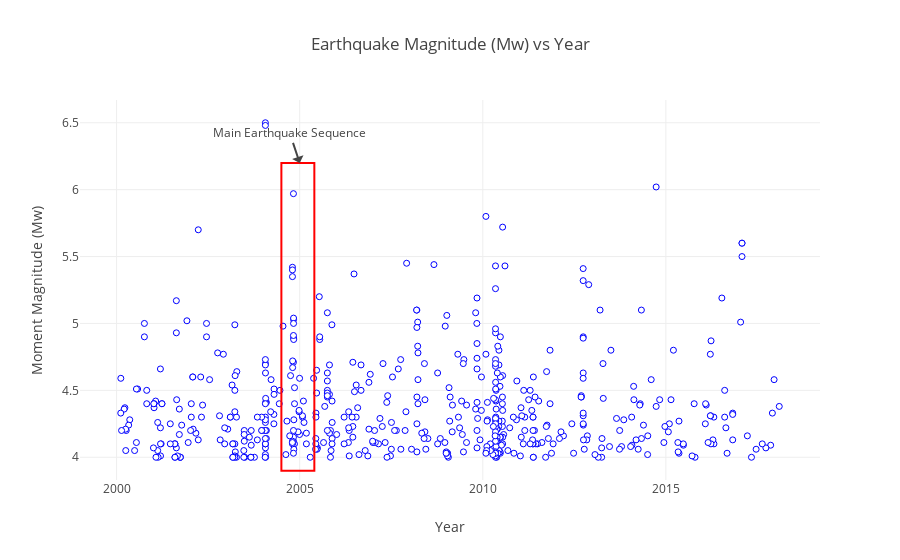

Here is the notebook cell this chart was saved with:
### Markdown cell above
<h3>1. Temporal variation of earthquakes</h3>

### Code cell
trace = go.Scatter(x = time, y = Mw, mode='markers+text',
                   marker = dict(color = 'white', 
                                 line = dict(width=1, color = 'blue'))
                  )

data1 = [trace]
layout = go.Layout(title='Earthquake Magnitude (Mw) vs Year',
                   xaxis= dict(title='Year'),
                   yaxis =dict(title='Moment Magnitude (Mw)'),
                   showlegend = False)

layout.update(dict(shapes = [
                    {
                        'type': 'rect',
                        'x0': '2004.5',
                        'x1': '2005.4',
                        'y0': '3.9',
                        'y1': '6.2',
                        'line': {'color': 'red'},
                    }]
                  )
             )
layout.update(dict(annotations = [go.Annotation(
                    text = "Main Earthquake Sequence",
                   x=2005, y=6.2)
                                 ]))

fig = go.Figure(data=data1, layout=layout)
iplot(fig)

### Figure 1 — Plotly figure (JSON) as saved in the notebook; plotly's stock layout.template omitted (floating-point values rounded to 4 significant figures; data arrays with more than 128 entries replaced by an {"elided": "..."} marker saying what was removed)
{"data": [{"marker": {"color": "white", "line": {"color": "blue", "width": 1}}, "mode": "markers+text", "type": "scatter", "x": {"elided": "550 float values"}, "y": {"elided": "550 float values"}}], "layout": {"annotations": [{"text": "Main Earthquake Sequence", "x": 2005, "y": 6.2}], "shapes": [{"line": {"color": "red"}, "type": "rect", "x0": "2004.5", "x1": "2005.4", "y0": "3.9", "y1": "6.2"}], "showlegend": false, "title": "Earthquake Magnitude (Mw) vs Year", "xaxis": {"title": "Year"}, "yaxis": {"title": "Moment Magnitude (Mw)"}}}
